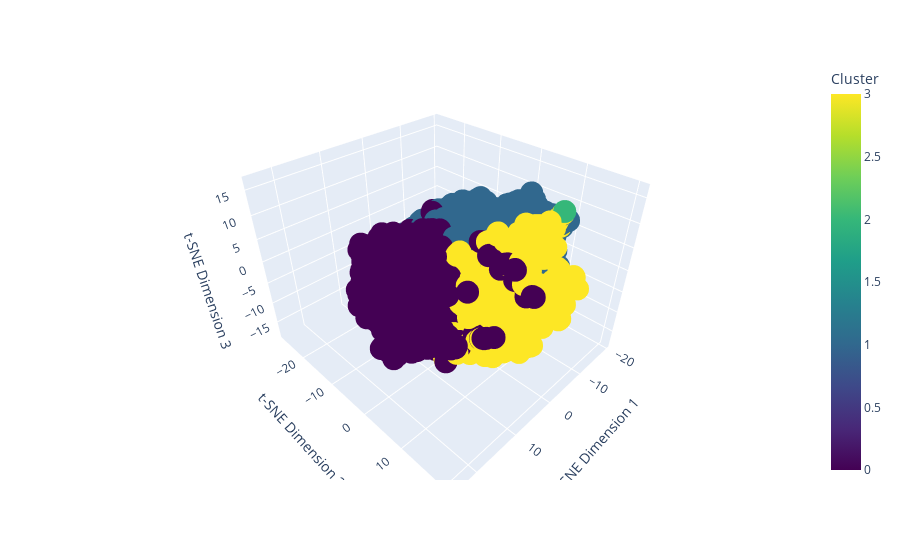

Source (notebook cell):
### Markdown cell above
### Apply t-SNE to check the cluster behavior

### Code cell
# Apply t-SNE
tsne = TSNE(n_components=3, perplexity=20, learning_rate=500 , n_iter=1000, random_state=42)
tsne_results = tsne.fit_transform(df_aggregations)

# Create a DataFrame with t-SNE results and cluster labels
tsne_df = pd.DataFrame({
    't-SNE1': tsne_results[:, 0],
    't-SNE2': tsne_results[:, 1],
    't-SNE3': tsne_results[:, 2],
    'Cluster': labels
})

# Plotting
plt.figure(figsize=(10, 8))
scatter = plt.scatter(tsne_df['t-SNE1'], tsne_df['t-SNE2'], c=tsne_df['Cluster'], cmap='viridis', s=50)
plt.title('t-SNE Plot of Building Energy Consumption Clusters')
plt.xlabel('t-SNE Dimension 1')
plt.ylabel('t-SNE Dimension 2')
plt.legend(handles=scatter.legend_elements()[0], labels=set(labels))
plt.colorbar(scatter, label='Cluster Label')
plt.show()


import plotly.express as px

# Plotting with Plotly
plt.figure(figsize=(15,15))
fig = px.scatter_3d(tsne_df, x='t-SNE1', y='t-SNE2', z='t-SNE3', color='Cluster',
                    labels={'t-SNE1': 't-SNE Dimension 1', 't-SNE2': 't-SNE Dimension 2', 't-SNE3': 't-SNE Dimension 3'},
                    color_continuous_scale='Viridis')
fig.show()

### Figure 1 — Plotly figure (JSON) as saved in the notebook; plotly's stock layout.template omitted (floating-point values rounded to 4 significant figures; data arrays with more than 128 entries replaced by an {"elided": "..."} marker saying what was removed)
{"data": [{"hovertemplate": "t-SNE Dimension 1=%{x}<br>t-SNE Dimension 2=%{y}<br>t-SNE Dimension 3=%{z}<br>Cluster=%{marker.color}<extra></extra>", "legendgroup": "", "marker": {"color": {"elided": "3639 int values"}, "coloraxis": "coloraxis", "symbol": "circle"}, "mode": "markers", "name": "", "scene": "scene", "showlegend": false, "type": "scatter3d", "x": {"elided": "3639 float values"}, "y": {"elided": "3639 float values"}, "z": {"elided": "3639 float values"}}], "layout": {"coloraxis": {"colorbar": {"title": {"text": "Cluster"}}, "colorscale": [[0, "#440154"], [0.1111, "#482878"], [0.2222, "#3e4989"], [0.3333, "#31688e"], [0.4444, "#26828e"], [0.5556, "#1f9e89"], [0.6667, "#35b779"], [0.7778, "#6ece58"], [0.8889, "#b5de2b"], [1, "#fde725"]]}, "legend": {"tracegroupgap": 0}, "margin": {"t": 60}, "scene": {"domain": {"x": [0, 1], "y": [0, 1]}, "xaxis": {"title": {"text": "t-SNE Dimension 1"}}, "yaxis": {"title": {"text": "t-SNE Dimension 2"}}, "zaxis": {"title": {"text": "t-SNE Dimension 3"}}}}}
